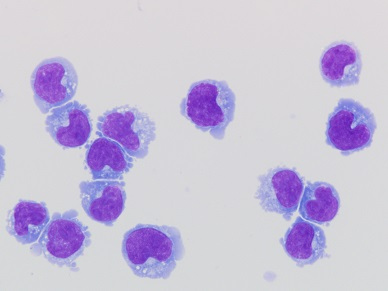
#> input picture examples/cv40examples-main/code/6物体计数/count.jpg, 388 x 291 px
$ python '例6.8.py'
#> lines starting #> are read from the running program, lines starting #| are printed output that depends on the picture; after the words box and inside, x2 and y2 are one past the last pixel; in counts of white or black regions, pixels touching at a corner belong together
# -*- coding: utf-8 -*-
"""
Created on Thu May 20 11:39:05 2021

@author: 李立宗  lilizong@gmail.com
微信公众号：计算机视觉之光（微信号cvlight）
计算机视觉核心案例实战——从入门到深度学习（python+OpenCV）
李立宗 著     电子工业出版社
"""
#===================导入库==================
import cv2
#===================读取原始图像==================
img=cv2.imread('count.jpg',1)
#> img is the input picture: shape (291, 388, 3); mean B, G, R 216.6, 192.6, 200.5
#====================图像预处理===========================
gray = cv2.cvtColor(img,cv2.COLOR_BGR2GRAY) #色彩空间转换:彩色-->灰度图片
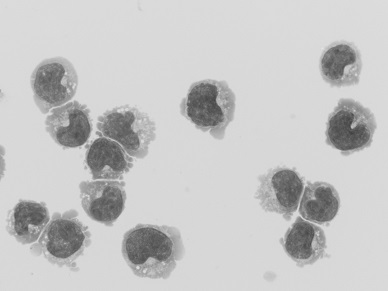
#> gray: shape (291, 388); min 64, max 229, mean 197.7
ret, binary = cv2.threshold(gray, 150, 255, cv2.THRESH_BINARY_INV) # 阈值处理二值反色
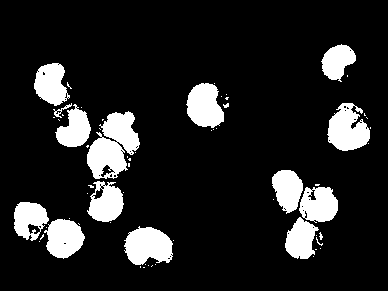
#> binary: shape (291, 388); 13.6% white; 63 white regions (48 under 20 px), largest, box (x1, y1, x2, y2) and area: (87, 111, 140, 179) 2182, (124, 226, 173, 265) 1408, (327, 103, 370, 151) 1404
kernel=cv2.getStructuringElement(cv2.MORPH_ELLIPSE,(5,5))#核
erosion=cv2.erode(binary,kernel,iterations=4) #腐蚀操作
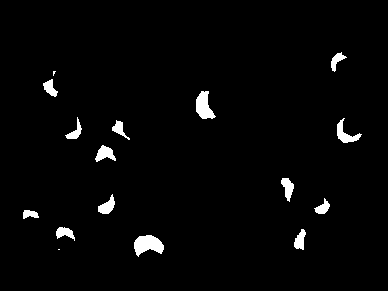
#> erosion: shape (291, 388); 2.4% white; 16 white regions (2 under 20 px), largest, box (x1, y1, x2, y2) and area: (134, 235, 164, 257) 429, (196, 91, 216, 119) 347, (337, 118, 362, 143) 237
dilation=cv2.dilate(erosion,kernel,iterations=3)   #膨胀操作
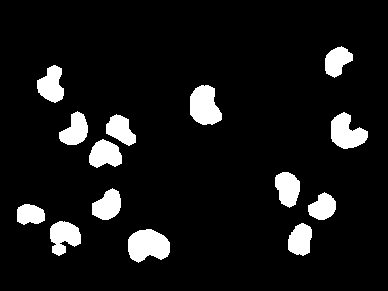
#> dilation: shape (291, 388); 8.6% white; 14 white regions
gaussian = cv2.GaussianBlur(dilation,(3,3),0)# 高斯滤波
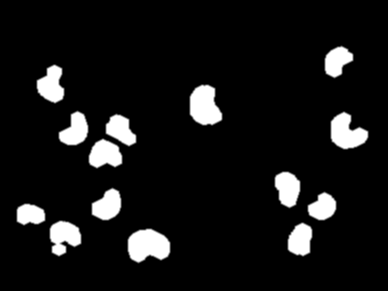
#> gaussian: shape (291, 388); min 0, max 255, mean 22
#================查找所有轮廓=======================
contours,hirearchy=cv2.findContours(gaussian, cv2.RETR_TREE, cv2.CHAIN_APPROX_SIMPLE) # 找出轮廓
#> contours = 15 contours, 1 with area under 20; largest, box (x1, y1, x2, y2) and area: (127, 228, 171, 264) 1172, (189, 84, 223, 126) 1056, (330, 111, 369, 150) 974, (49, 220, 82, 257) 848, (88, 138, 123, 169) 778; hirearchy = 15 rows, first 6: [1, -1, -1, -1], [2, 0, -1, -1], [4, 1, 3, -1], [-1, -1, -1, 2], [5, 2, -1, -1], [6, 4, -1, -1]
#==============筛选出符合要求的轮廓=============
contoursOK=[]   #放置符合要求的轮廓
for i in contours:
     if cv2.contourArea(i)>30:  # 筛选出面积大于30的轮廓
        contoursOK.append(i)
#> this loop made 15 passes
#> after the loop, contoursOK = 14 contours; largest, box (x1, y1, x2, y2) and area: (127, 228, 171, 264) 1172, (189, 84, 223, 126) 1056, (330, 111, 369, 150) 974, (49, 220, 82, 257) 848, (88, 138, 123, 169) 778
#==============绘制出符合要求的轮廓=============
draw=cv2.drawContours(img,contoursOK,-1,(0,255,0),1)  #绘制轮廓
#===========计算每一个细胞中心，并绘制数字序号===============
for i,j in zip(contoursOK,range(len(contoursOK))):
    M = cv2.moments(i)
    cX=int(M["m10"]/M["m00"])
    cY=int(M["m01"]/M["m00"])
    cv2.putText(draw, str(j), (cX, cY), cv2.FONT_HERSHEY_PLAIN,1.5, (0, 0, 255), 2) #在中心坐标点上描绘数字
#> this loop made 14 passes
#> (cX, cY) on passes 1 to 12: (147, 245), (299, 239), (63, 236), (29, 214), (322, 206), (107, 204), (287, 188), (104, 154), (120, 129), (346, 132), (74, 129), (204, 105)
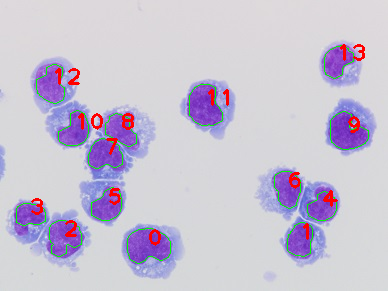
#> draw: shape (291, 388, 3); mean B, G, R 211.3, 193.1, 200.4
#=============显示图片==================
cv2.imshow("gaussian",gaussian)
cv2.imshow("draw",draw)
#============释放窗口====================
cv2.waitKey()
cv2.destroyAllWindows()
